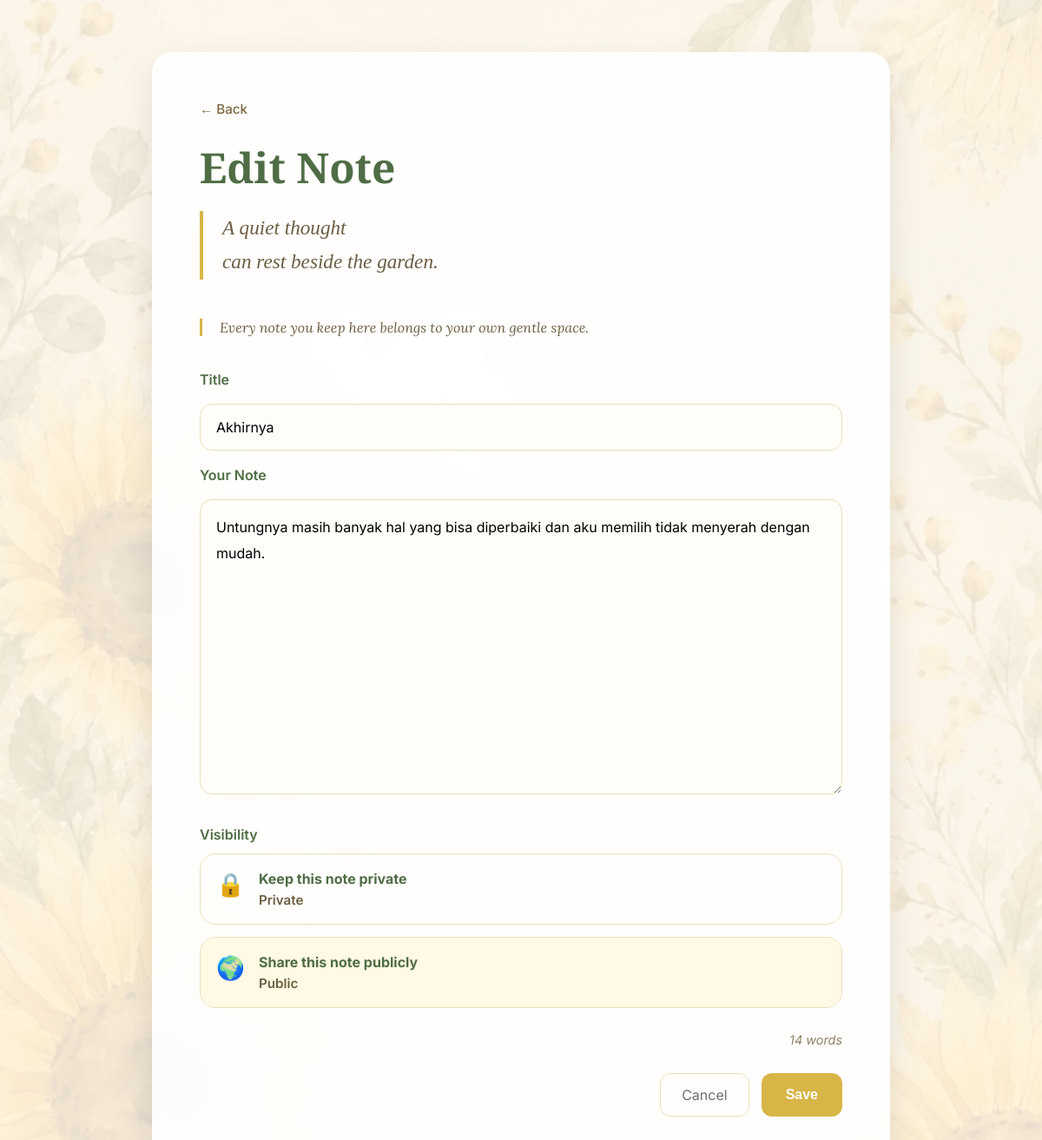
Screenshot of /note/1/edit (signed in) with the database file from the repository.
### app/models.py (models this page shows, shortened)
class Note(db.Model):
    __tablename__ = "notes"
    id = db.Column(
        db.Integer,
        primary_key=True,
    )
    title = db.Column(
        db.String(150),
        nullable=False,
    )
    content = db.Column(
        db.Text,
        nullable=False,
    )
    is_public = db.Column(
        db.Boolean,
        default=False,
        nullable=False,
    )
    created_at = db.Column(
        db.DateTime,
        default=datetime.utcnow,
        nullable=False,
    )
    updated_at = db.Column(
        db.DateTime,
        default=datetime.utcnow,
        onupdate=datetime.utcnow,
        nullable=False,
    )
    user_id = db.Column(
        db.Integer,
        db.ForeignKey("users.id"),
        nullable=False,
    )
    author = db.relationship(
        "User",
        back_populates="notes",
    )
    cherishes = db.relationship(
    "Cherish",
    back_populates="note",
    cascade="all, delete-orphan",
)

### app/note/routes.py (the view, shortened to what this page needs)
@note.route("/<int:note_id>/edit", methods=["GET", "POST"])
@login_required
def edit_note(note_id):
    note_obj = _get_user_note(note_id)
    return render_template(
        "note/create.html",
        page_title="Edit Note",
        submit_label="Save",
        note=note_obj,
        action_url=url_for("note.edit_note", note_id=note_obj.id),
        back_url=url_for("note.view_note", note_id=note_obj.id),
    )

### app/note/routes.py (called while the page is built)
def _get_user_note(note_id):
    note_obj = Note.query.filter_by(
        id=note_id,
        user_id=current_user.id,
    ).first()
    if note_obj is None:
        abort(404)
    return note_obj

### app/templates/note/create.html (shortened to what this page needs)
<!DOCTYPE html>
<html lang="en">
<head>
    <link rel="stylesheet"
          href="{{ url_for('static', filename='css/poem.css') }}">
</head>
<body>
    <main class="container">
        <div class="card">
            <a href="{{ back_url }}"
               class="back-link">
                ← Back
            </a>
            <h1>{{ page_title }}</h1>
            <blockquote>
                A quiet thought<br>
                can rest beside the garden.
            </blockquote>
            <div class="intro">
    Every note you keep here
    belongs to your own gentle space.
</div>
            <form method="POST" action="{{ action_url }}">
                <label for="title">
                    <br></br>
                    Title
                </label>
                <input
                    id="title"
                    name="title"
                    type="text"
                    placeholder="Untitled"
                    value="{{ note.title if note else '' }}"
                    required>
                <label for="content">
                    Your Note
                </label>
                <textarea
                    id="content"
                    name="content"
                    placeholder="Write a little thought for your garden..."
                    required>{{ note.content if note else '' }}</textarea>
                <div class="visibility-group">
                    <p class="section-label">Visibility</p>
                    <div class="visibility-options">
                        <label class="visibility-card">
                            <div class="visibility-card-inner">
                                <span class="visibility-emoji">🔒</span>
                                <div>
                                    <span class="visibility-title">Keep this note private</span>
                                    <span class="visibility-description">Private</span>
                                </div>
                            </div>
                        </label>
                        <label class="visibility-card">
                            <div class="visibility-card-inner">
                                <span class="visibility-emoji">🌍</span>
                                <div>
                                    <span class="visibility-title">Share this note publicly</span>
                                    <span class="visibility-description">Public</span>
                                </div>
                            </div>
                        </label>
                    </div>
                </div>
                    <div class="editor-footer">
        <span id="word-count">
        </span>
        </div>
                <div class="buttons">
                    <a href="{{ back_url }}"
                       class="cancel">
                        Cancel
                    </a>
                    <button type="submit">
                        {{ submit_label }}
                    </button>
                </div>
            </form>
        </div>
    </main>
</body>
</html>

### app/static/css/poem.css (style rules this page uses)
* { margin:0; padding:0; box-sizing:border-box; }
body { font-family:"Inter",sans-serif; background: linear-gradient( rgba(255,248,235,.88), rgba(255,248,235,.88) ), url("../img/andbees.jfif"); background-size:cover; background-position:center; background-attachment:fixed; min-height:100vh; display:flex; justify-content:center; align-items:center; padding:60px 20px; }
.container { width:100%; max-width:850px; }
.card { background:rgba(255,255,255,.90); backdrop-filter:blur(8px); border-radius:24px; padding:55px; box-shadow: 0 18px 40px rgba(0,0,0,.10); }
.back-link { text-decoration:none; color:#7b6943; font-size:.95rem; font-weight:500; transition:.25s; }
h1 { margin-top:25px; font-family:"Cormorant Garamond",serif; font-size:3rem; color:#4f6d45; }
blockquote { margin-top:18px; margin-bottom:45px; padding-left:22px; border-left:4px solid #d8b547; font-family:"Cormorant Garamond",serif; font-size:1.45rem; font-style:italic; color:#6b5d41; line-height:1.7; }
form { display:flex; flex-direction:column; gap:18px; }
.intro { border-left:3px solid #d8b547; padding-left:20px; font-family:"Lora", serif; font-size:1rem; font-style:italic; color:#6b5d41; }
label { color:#4f6d45; font-weight:600; }
input, textarea { width:100%; border:none; outline:none; background:#fffdf8; border:1px solid #eadfb8; border-radius:14px; padding:16px 18px; font-size:1rem; transition:.25s; font-family:"Inter",sans-serif; }
textarea { min-height:340px; resize:vertical; line-height:1.9; }
.buttons { margin-top:12px; display:flex; justify-content:flex-end; gap:14px; }
.cancel { text-decoration:none; color:#6f6f6f; padding:14px 24px; border-radius:12px; transition:.25s; }
button { border:none; cursor:pointer; border-radius:12px; padding:14px 28px; font-size:1rem; font-weight:600; color:white; background:#d8b547; transition:.3s; }
.editor-footer { margin-top:10px; display:flex; justify-content:flex-end; }
#word-count { color:#8d8066; font-size:.9rem; font-style:italic; }
.button.secondary, .cancel { background:transparent; color:#6f6f6f; border:1px solid #eadfb8; }
.visibility-group { margin-top:18px; }
.section-label { display:block; margin-bottom:12px; color:#4f6d45; font-weight:600; }
.visibility-options { display:grid; gap:14px; }
.visibility-card { display:block; cursor:pointer; border:1px solid #eadfb8; border-radius:18px; overflow:hidden; transition:.25s; }
.visibility-card-inner { display:flex; align-items:flex-start; gap:16px; padding:18px; }
.visibility-emoji { font-size:1.65rem; }
.visibility-title { display:block; font-weight:700; color:#4f6d45; margin-bottom:4px; }
.visibility-description { color:#6b5d41; font-size:.95rem; }
.visibility-card input:checked + .visibility-card-inner { background:#fff9e5; }

### rows the page displays
Note: title "Akhirnya", content "Untungnya masih banyak hal yang bisa diperbaiki dan aku memilih tidak menyerah dengan mudah."

### other values shown
{{ page_title }} "Edit Note"
{{ submit_label }} "Save"
